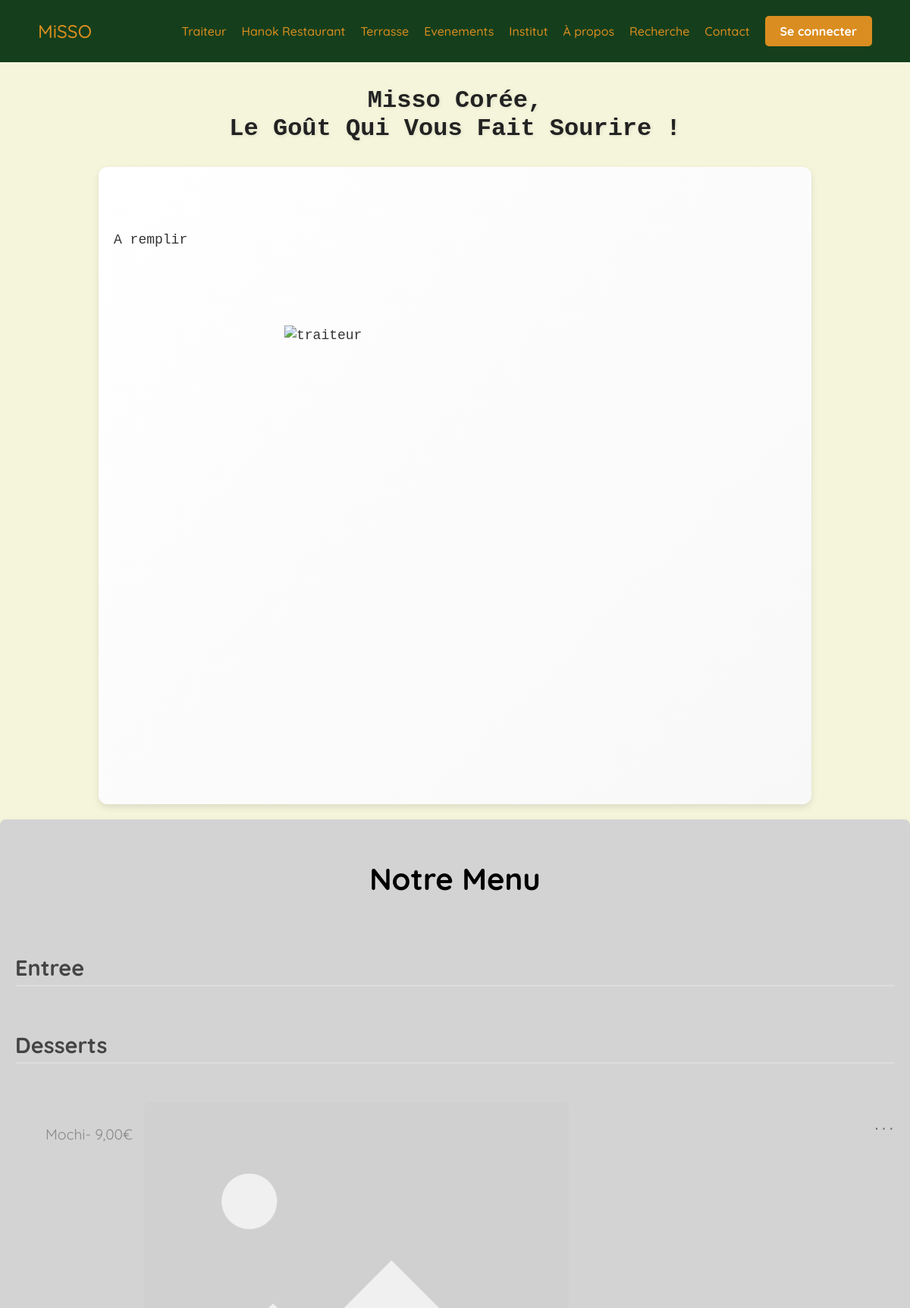
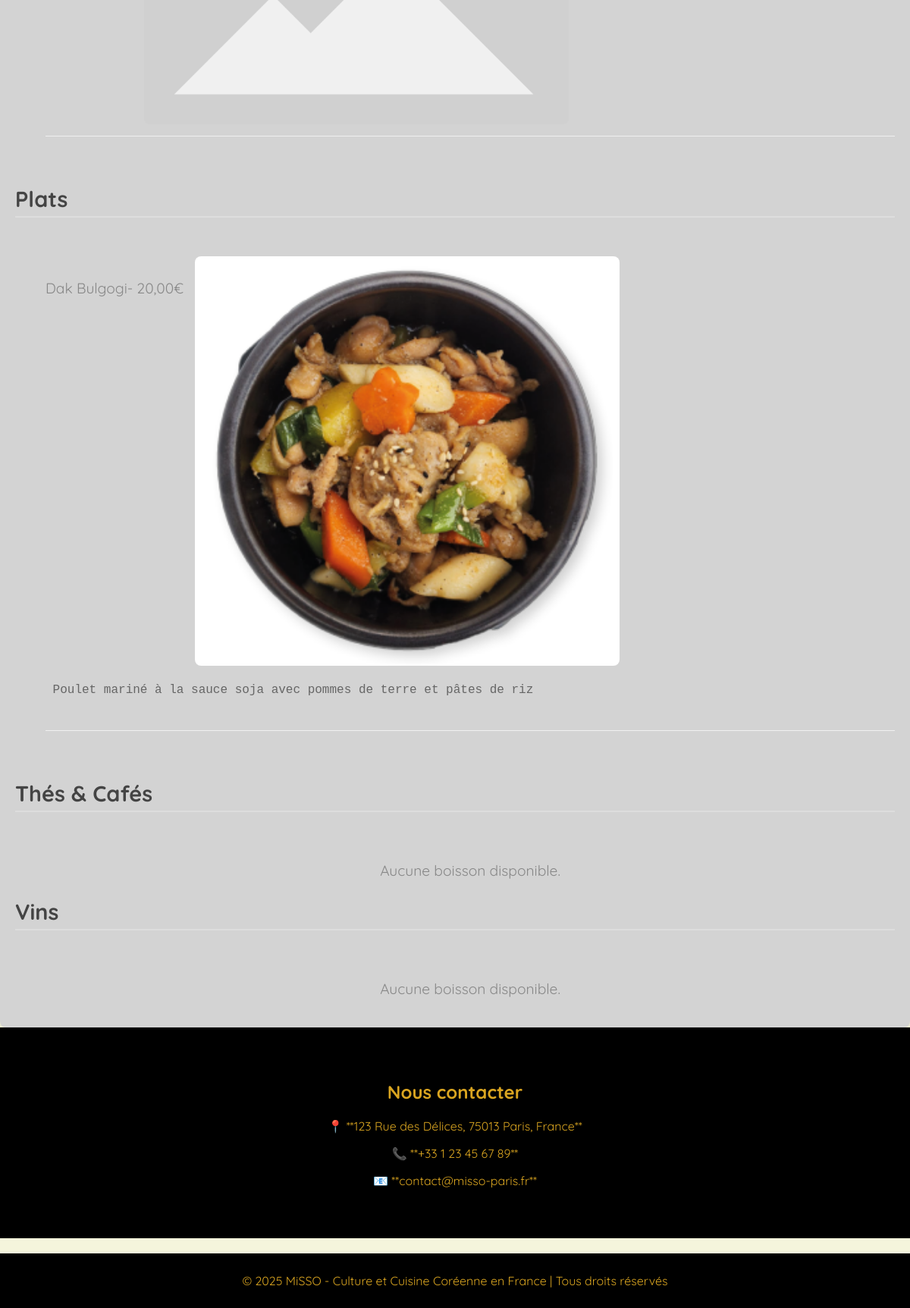
Screenshot of /restaurants/traiteur/ with the database file from the repository (2 pictures, top to bottom).
### menu/models.py (models this page shows, shortened)
class Restaurant(models.Model):
    nom = models.CharField(max_length=100, unique=True)
    emplacement = models.CharField(max_length=255, blank=True, null=True)
    titre = models.TextField(max_length=500, blank=True, null=True)
    description = models.TextField(blank=True, null=True)
    image_path = models.CharField(max_length=255, blank=True, null=True)

class Menu(models.Model):
    nom = models.CharField(max_length=100, unique=True)
    restaurant = models.ForeignKey(Restaurant, on_delete=models.CASCADE)
    visible = models.BooleanField(default=True)

class CategoriePlat(models.Model):
    nom  = models.CharField(max_length=100, unique=True)
    description = models.TextField(blank=True, null=True)

class Plat(models.Model):
    menu = models.ForeignKey(Menu, on_delete=models.CASCADE)
    categorie = models.ForeignKey(CategoriePlat, on_delete=models.CASCADE)
    nom  = models.CharField(max_length=100, unique=True)
    prix = models.DecimalField(max_digits=6, decimal_places=2)
    description = models.TextField(blank=True, null=True)
    image_path = models.CharField(max_length=255, blank=True, null=True)

class CategorieBoisson(models.Model):
    nom  = models.CharField(max_length=100, unique=True)
    description = models.TextField(blank=True, null=True)

### menu/views.py (the view)
# urls.py: path('<str:restaurant_nom>/', menu, name='menu'),
def menu(request,restaurant_nom):
    restaurant = get_object_or_404(Restaurant, nom=restaurant_nom)
    menus = Menu.objects.filter(restaurant=restaurant)
    categoriesPlats = CategoriePlat.objects.all()
    categoriesBoissons= CategorieBoisson.objects.all()
    plats = Plat.objects.filter(categorie__in=categoriesPlats, menu__in=menus)
    accompagnementsPlats = AccompagnementPlat.objects.filter(plat__in=plats)
    boissons = Boisson.objects.filter(categorie__in=categoriesBoissons, menu__in=menus)
    accompagnementsBoissons = AccompagnementBoisson.objects.filter(boisson__in=boissons)
    return render(request, 'menu/restaurant.html', { 'restaurant': restaurant,'menus': menus, 'categoriesPlats': categoriesPlats, 'plats': plats, 'accompagnementsPlats':accompagnementsPlats, 'categoriesBoissons': categoriesBoissons, 'boissons':boissons,'accompagnementsBoissons':accompagnementsBoissons})

### menu/templates/menu/restaurant.html
{% extends "menu/base.html" %}
{% load static %}
{% block title%}
<pre>{{restaurant.titre}}</pre>
{%endblock%}
{% block main%}
<pre>{{restaurant.description}}</pre>
{% if restaurant.image_path%}
  <img src='{% static '{{restaurant.image_path}}' %}' alt={{restaurant.nom}}>
{%endif%}
{%endblock%}
{% block content %}
  {%for menu in menus%}
    {%if menu.visible%}
      {%include 'partials/menu.html'%}
    {%endif%}
    {%empty%}
    <p>Aucun menu disponible</p>
  {%endfor%}
{% endblock %}

### menu/templates/partials/menu.html (shortened to what this page needs)
{% load static %}
{% block content %}
<section id="menu" class="menu">
    <div class="menu-container">
        <h1>Notre Menu</h1><br>
        {% for categorie in categoriesPlats %}
            <h2>{{ categorie.nom }}</h2><br>
            <ol class="plats">
                {% for item in plats %}
                    {% if item.categorie.id == categorie.id and item.menu.id == menu.id %}
                        <li class="menu-item">
                            <p class="nom">{{ item.nom }}</p>
                            <p class="prix">- {{ item.prix }}€</p><br>
                            {% if item.image_path %}
                                <img src="{% static item.image_path %}" alt="{{ item.nom }}"><br>
                            {% endif %}<br>
                            <pre><p class="description"> {{ item.description }}</p></pre>
                        </li><br>
                    {% endif %}
                {% empty %}
                    <p>Aucun plat disponible.</p>
                {% endfor %}
            </ol>
        {% empty %}
            <p>Aucune catégorie disponible.</p>
        {% endfor %}
        {% for categorie in categoriesBoissons %}
        <h2>{{ categorie.nom }}</h2><br>
        <ol class="boissons">
            {% for item in boissons %}
                {% if item.categorie.id == categorie.id  and item.menu.id == menu.id%}
                    <li class="menu-item">
                        <p class="nom">{{ item.nom }}</p><br>
                        {% if item.prixBouteille %}
                        <p class="prix">Verre - {{ item.prixVerre}}€</p><br>
                        <p class="prix">Bouteille - {{ item.prixBouteille }}€</p><br>
                        {% else %}
                            <p class="prix">- {{ item.prixVerre }}€</p><br>
                        {%endif%}
                        {% if item.image_path %}
                            <img src="{% static item.image_path %}" alt="{{ item.nom }}"><br>
                        {% endif %}<br>
                        <pre><p class="description"> {{ item.description }}</p></pre>
                        <ul class="accompagnements">
                        {% for accompagnement in accompanementsBoissons %}
                            {% if item.id == accompagnement.plat.id %}
                                <li class ="accompagnement">
                                <p class="nom">{{ accompagnement.nom }}</p>
                                <p class="prix">+ ${{ accompagnement.prix }}</p><br>
                                {% if accompagnement.image_path %}
                                    <img src="{% static accompagnement.image_path %}" alt="{{ accompagnement.nom }}"><br>
                                {% endif %}<br>
                                <pre><p class="description"> {{ accompagnement.description }}</p></pre>
                                </li>
                            {% endif %}<br>
                        {% endfor %}
                        </ul>
                    </li><br>
                {% endif %}
                {% empty %}
                <p>Aucune boisson disponible.</p>
            {% endfor %}
        </ol>
    {% empty %}
        <p>Aucune catégorie disponible.</p>
    {% endfor %}
    </div>
</section>
{% endblock %}

### utilisateurs/static/utilisateurs/restaurant.css (style rules this page uses)
body { font-family: 'Quicksand', sans-serif; margin: 0; padding: 0; display: block; overflow-y: auto; min-height: 100vh; background-color: beige; }
img { display: block; margin-left: auto; margin-right: auto; width: 50%; }
pre { white-space: pre-wrap; white-space: -moz-pre-wrap; white-space: -pre-wrap; white-space: -o-pre-wrap; word-wrap: break-word; }
.menu-container { max-width: 1200px; margin: 0 auto; padding: 20px; background-color: lightgrey; box-shadow: 0 4px 8px rgba(0, 0, 0, 0.1); border-radius: 8px; overflow: hidden; color:black; }
.menu-container h1 { font-size: 2.5rem; color: black; text-align: center; margin-bottom: 30px; }
.menu-container h2 { font-size: 1.8rem; color: #444; margin-bottom: 15px; padding-bottom: 5px; border-bottom: 2px solid #ddd; }
.menu-item { display: flex; flex-wrap: wrap; align-items: flex-start; justify-content: space-between; margin-bottom: 20px; border-bottom: 1px solid #f0f0f0; padding-bottom: 15px; }
.menu-item .description { font-size: 1rem; color: #666; margin-top: 10px; flex: 1; }
.menu-item img { border-radius: 8px; margin-left: 15px; object-fit: cover; }
.menu-container p { font-size: 1.2rem; color: #888; text-align: center; margin-top: 30px; }

### rows the page displays
Restaurant: titre "Misso Corée, Le Goût Qui Vous Fait Sourire !", description "A remplir"
CategoriePlat: nom "Entree"
CategoriePlat: nom "Desserts"
Plat: nom "Mochi", prix "9,00", image_path (placeholder picture), description "..."
CategoriePlat: nom "Plats"
Plat: nom "Dak Bulgogi", prix "20,00", image_path (picture), description "Poulet mariné à la sauce soja avec pommes de terre et pâtes de riz"
CategorieBoisson: nom "Thés & Cafés"
CategorieBoisson: nom "Vins"
